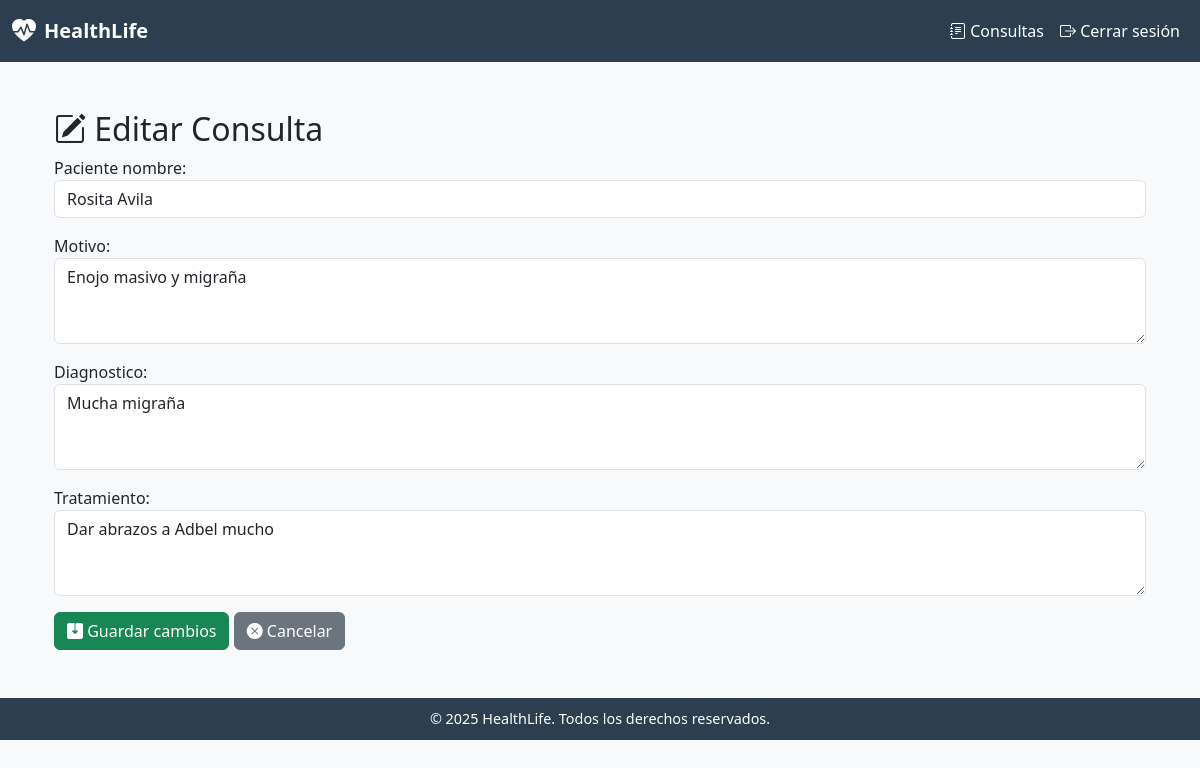
Screenshot of /consultas/editar/6/ (signed in) with the database file from the repository.
### consultas/models.py (models this page shows, shortened)
class Consulta(models.Model):
    paciente_nombre = models.CharField(max_length=100)
    motivo = models.TextField()
    diagnostico = models.TextField()
    tratamiento = models.TextField()
    fecha = models.DateTimeField(auto_now_add=True)
    doctor = models.ForeignKey(settings.AUTH_USER_MODEL, on_delete=models.CASCADE)

### consultas/views.py (the view)
# urls.py: path('editar/<int:consulta_id>/', views.editar_consulta, name='editar_consulta'),
@login_required
def editar_consulta(request, consulta_id):
    consulta = get_object_or_404(Consulta, id=consulta_id)
    if consulta.doctor != request.user:
        messages.error(request, "🚫 No tienes permiso para editar esta consulta.")
        return redirect('dashboard')
    if request.method == 'POST':
        form = ConsultaForm(request.POST, instance=consulta)
        if form.is_valid():
            form.save()
            messages.success(request, '✏️ Consulta actualizada correctamente.')
            return redirect('listar_consultas')
        else:
            messages.error(request, "❌ Error al actualizar la consulta.")
    else:
        form = ConsultaForm(instance=consulta)
    return render(request, 'consultas/editar_consulta.html', {'form': form})

### consultas/forms.py
class ConsultaForm(forms.ModelForm):
    class Meta:
        model = Consulta
        fields = ['paciente_nombre', 'motivo', 'diagnostico', 'tratamiento']
        widgets = {
            'paciente_nombre': forms.TextInput(attrs={'class': 'form-control'}),
            'motivo': forms.Textarea(attrs={'class': 'form-control', 'rows': 3}),
            'diagnostico': forms.Textarea(attrs={'class': 'form-control', 'rows': 3}),
            'tratamiento': forms.Textarea(attrs={'class': 'form-control', 'rows': 3}),
        }

### templates/consultas/editar_consulta.html (shortened to what this page needs)
{% extends 'base.html' %}
{% block content %}
<div class="container mt-5">
    <h2><i class="bi bi-pencil-square"></i> Editar Consulta</h2>
    <form method="post">
        {{ form.as_p }}
        <button type="submit" class="btn btn-success">
            <i class="bi bi-save2-fill"></i> Guardar cambios
        </button>
        <a href="{% url 'listar_consultas' %}" class="btn btn-secondary">
            <i class="bi bi-x-circle-fill"></i> Cancelar
        </a>
    </form>
</div>
{% endblock %}

### templates/base.html (style rules this page uses)
body { background-color: #f8f9fa; }
.container { margin-top: 30px; }

### rows the page displays
Consulta: paciente_nombre "Rosita Avila", motivo "Enojo masivo y migraña", diagnostico "Mucha migraña", tratamiento "Dar abrazos a Adbel mucho"
